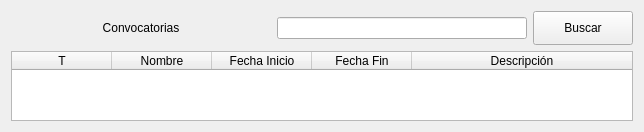
               <widget class="QWidget" name="pageConvocatorias">
                <layout class="QVBoxLayout" name="verticalLayout_5">
                 <item>
                  <layout class="QHBoxLayout" name="horizontalLayout_3">
                   <item>
                    <widget class="QLabel" name="titleConvocatorias">
                     <property name="minimumSize">
                      <size>
                       <width>260</width>
                       <height>0</height>
                      </size>
                     </property>
                     <property name="text">
                      <string>Convocatorias</string>
                     </property>
                     <property name="alignment">
                      <set>Qt::AlignCenter</set>
                     </property>
                    </widget>
                   </item>
                   <item>
                    <widget class="QLineEdit" name="buscarConvocatorias">
                     <property name="minimumSize">
                      <size>
                       <width>250</width>
                       <height>0</height>
                      </size>
                     </property>
                     <property name="maximumSize">
                      <size>
                       <width>0</width>
                       <height>16777215</height>
                      </size>
                     </property>
                    </widget>
                   </item>
                   <item>
                    <widget class="QPushButton" name="pushBuscarConvocatorias">
                     <property name="sizePolicy">
                      <sizepolicy hsizetype="Fixed" vsizetype="Fixed">
                       <horstretch>0</horstretch>
                       <verstretch>0</verstretch>
                      </sizepolicy>
                     </property>
                     <property name="minimumSize">
                      <size>
                       <width>100</width>
                       <height>34</height>
                      </size>
                     </property>
                     <property name="text">
                      <string>Buscar</string>
                     </property>
                    </widget>
                   </item>
                  </layout>
                 </item>
                 <item>
                  <widget class="QTableWidget" name="tableConvocatorias">
                   <property name="lineWidth">
                    <number>1</number>
                   </property>
                   <property name="sizeAdjustPolicy">
                    <enum>QAbstractScrollArea::AdjustToContents</enum>
                   </property>
                   <property name="editTriggers">
                    <set>QAbstractItemView::NoEditTriggers</set>
                   </property>
                   <property name="dragDropOverwriteMode">
                    <bool>false</bool>
                   </property>
                   <property name="selectionMode">
                    <enum>QAbstractItemView::SingleSelection</enum>
                   </property>
                   <property name="selectionBehavior">
                    <enum>QAbstractItemView::SelectRows</enum>
                   </property>
                   <property name="sortingEnabled">
                    <bool>true</bool>
                   </property>
                   <attribute name="horizontalHeaderMinimumSectionSize">
                    <number>25</number>
                   </attribute>
                   <attribute name="horizontalHeaderDefaultSectionSize">
                    <number>100</number>
                   </attribute>
                   <attribute name="horizontalHeaderShowSortIndicator" stdset="0">
                    <bool>true</bool>
                   </attribute>
                   <attribute name="horizontalHeaderStretchLastSection">
                    <bool>true</bool>
                   </attribute>
                   <attribute name="verticalHeaderCascadingSectionResizes">
                    <bool>true</bool>
                   </attribute>
                   <column>
                    <property name="text">
                     <string>T</string>
                    </property>
                   </column>
                   <column>
                    <property name="text">
                     <string>Nombre</string>
                    </property>
                   </column>
                   <column>
                    <property name="text">
                     <string>Fecha Inicio</string>
                    </property>
                   </column>
                   <column>
                    <property name="text">
                     <string>Fecha Fin</string>
                    </property>
                   </column>
                   <column>
                    <property name="text">
                     <string>Descripción</string>
                    </property>
                   </column>
                  </widget>
                 </item>
                </layout>
               </widget>
